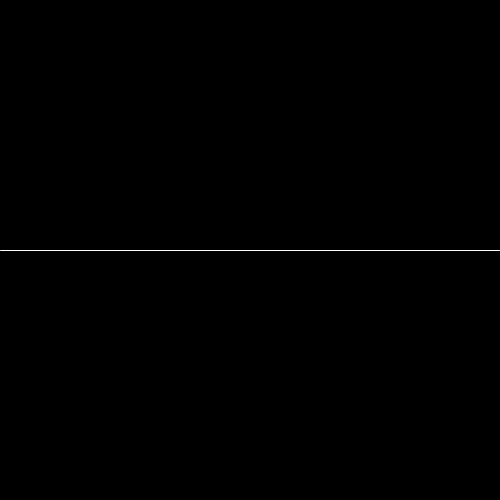
Frame 1 (no input)
Frame 60 (the mouse pressed at the canvas centre just before this capture): identical to frame 1, image omitted
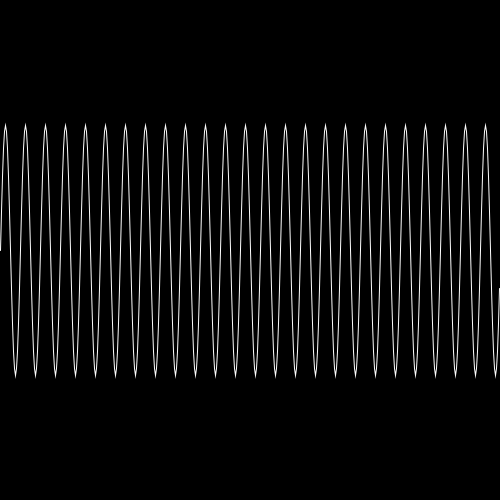
Frame 120 (the mouse held since frame 60 and released just before this capture)

The Processing sketch that drew these frames (run headless with seeded random() and noise(); from frame 60 on, the mouse is pressed at the canvas centre):

// Processing sketch: sine_wave
// ── sine_wave.pde

void setup() {

  size(500, 500);
  noFill();
  stroke(255);
  background(0);
}

void draw() {
  background(0);

  translate(0, height / 2);

  beginShape();
  for (int i = 0; i < width; i++) {
    float angle = map(i, 0, width, 0, TWO_PI * mouseX / 10);
    float value = sin(angle);
    vertex(i, -value * height / 4);
  }
  endShape();
}
